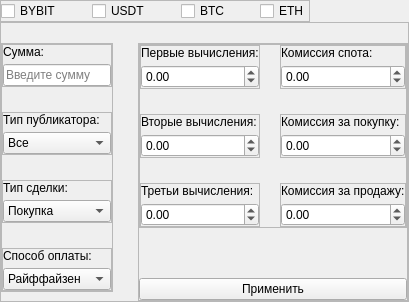
               <widget class="QWidget" name="bybit_page">
                <attribute name="icon">
                 <iconset resource="../resources.qrc">
                  <normaloff>:/images/img/Layer_1 0.png</normaloff>:/images/img/Layer_1 0.png</iconset>
                </attribute>
                <attribute name="title">
                 <string/>
                </attribute>
                <layout class="QVBoxLayout" name="verticalLayout_51">
                 <property name="spacing">
                  <number>0</number>
                 </property>
                 <property name="leftMargin">
                  <number>0</number>
                 </property>
                 <property name="topMargin">
                  <number>0</number>
                 </property>
                 <property name="rightMargin">
                  <number>0</number>
                 </property>
                 <property name="bottomMargin">
                  <number>0</number>
                 </property>
                 <item alignment="Qt::AlignLeft">
                  <widget class="QFrame" name="checkboxes_2">
                   <property name="minimumSize">
                    <size>
                     <width>0</width>
                     <height>0</height>
                    </size>
                   </property>
                   <property name="cursor">
                    <cursorShape>PointingHandCursor</cursorShape>
                   </property>
                   <property name="frameShape">
                    <enum>QFrame::StyledPanel</enum>
                   </property>
                   <property name="frameShadow">
                    <enum>QFrame::Raised</enum>
                   </property>
                   <layout class="QHBoxLayout" name="horizontalLayout_8">
                    <property name="spacing">
                     <number>30</number>
                    </property>
                    <property name="leftMargin">
                     <number>0</number>
                    </property>
                    <property name="topMargin">
                     <number>0</number>
                    </property>
                    <property name="rightMargin">
                     <number>0</number>
                    </property>
                    <property name="bottomMargin">
                     <number>0</number>
                    </property>
                    <item>
                     <widget class="QCheckBox" name="bybit_check">
                      <property name="cursor">
                       <cursorShape>PointingHandCursor</cursorShape>
                      </property>
                      <property name="text">
                       <string>BYBIT</string>
                      </property>
                     </widget>
                    </item>
                    <item>
                     <widget class="QCheckBox" name="usdt_check_2">
                      <property name="cursor">
                       <cursorShape>PointingHandCursor</cursorShape>
                      </property>
                      <property name="text">
                       <string>USDT</string>
                      </property>
                     </widget>
                    </item>
                    <item>
                     <widget class="QCheckBox" name="btc_check_2">
                      <property name="cursor">
                       <cursorShape>PointingHandCursor</cursorShape>
                      </property>
                      <property name="text">
                       <string>BTC</string>
                      </property>
                     </widget>
                    </item>
                    <item>
                     <widget class="QCheckBox" name="eth_check_2">
                      <property name="cursor">
                       <cursorShape>PointingHandCursor</cursorShape>
                      </property>
                      <property name="text">
                       <string>ETH</string>
                      </property>
                     </widget>
                    </item>
                   </layout>
                  </widget>
                 </item>
                 <item>
                  <widget class="QFrame" name="settings_2">
                   <property name="sizePolicy">
                    <sizepolicy hsizetype="Preferred" vsizetype="Expanding">
                     <horstretch>0</horstretch>
                     <verstretch>0</verstretch>
                    </sizepolicy>
                   </property>
                   <property name="frameShape">
                    <enum>QFrame::StyledPanel</enum>
                   </property>
                   <property name="frameShadow">
                    <enum>QFrame::Raised</enum>
                   </property>
                   <layout class="QHBoxLayout" name="horizontalLayout_9">
                    <property name="spacing">
                     <number>25</number>
                    </property>
                    <property name="leftMargin">
                     <number>0</number>
                    </property>
                    <property name="topMargin">
                     <number>20</number>
                    </property>
                    <property name="rightMargin">
                     <number>0</number>
                    </property>
                    <property name="bottomMargin">
                     <number>0</number>
                    </property>
                    <item alignment="Qt::AlignTop">
                     <widget class="QFrame" name="frame_10">
                      <property name="sizePolicy">
                       <sizepolicy hsizetype="Expanding" vsizetype="Preferred">
                        <horstretch>0</horstretch>
                        <verstretch>0</verstretch>
                       </sizepolicy>
                      </property>
                      <property name="frameShape">
                       <enum>QFrame::StyledPanel</enum>
                      </property>
                      <property name="frameShadow">
                       <enum>QFrame::Raised</enum>
                      </property>
                      <layout class="QVBoxLayout" name="verticalLayout_39">
                       <property name="spacing">
                        <number>25</number>
                       </property>
                       <property name="leftMargin">
                        <number>0</number>
                       </property>
                       <property name="topMargin">
                        <number>0</number>
                       </property>
                       <property name="rightMargin">
                        <number>0</number>
                       </property>
                       <property name="bottomMargin">
                        <number>0</number>
                       </property>
                       <item>
                        <widget class="QFrame" name="sum_container_3">
                         <property name="frameShape">
                          <enum>QFrame::StyledPanel</enum>
                         </property>
                         <property name="frameShadow">
                          <enum>QFrame::Raised</enum>
                         </property>
                         <layout class="QVBoxLayout" name="verticalLayout_40">
                          <property name="spacing">
                           <number>5</number>
                          </property>
                          <property name="leftMargin">
                           <number>0</number>
                          </property>
                          <property name="topMargin">
                           <number>0</number>
                          </property>
                          <property name="rightMargin">
                           <number>0</number>
                          </property>
                          <property name="bottomMargin">
                           <number>0</number>
                          </property>
                          <item>
                           <widget class="QLabel" name="sum_label_2">
                            <property name="text">
                             <string>Сумма:</string>
                            </property>
                           </widget>
                          </item>
                          <item>
                           <widget class="QLineEdit" name="sum_line_2">
                            <property name="text">
                             <string/>
                            </property>
                            <property name="placeholderText">
                             <string>Введите сумму</string>
                            </property>
                           </widget>
                          </item>
                         </layout>
                        </widget>
                       </item>
                       <item>
                        <widget class="QFrame" name="pub_container_2">
                         <property name="frameShape">
                          <enum>QFrame::StyledPanel</enum>
                         </property>
                         <property name="frameShadow">
                          <enum>QFrame::Raised</enum>
                         </property>
                         <layout class="QVBoxLayout" name="verticalLayout_41">
                          <property name="spacing">
                           <number>5</number>
                          </property>
                          <property name="leftMargin">
                           <number>0</number>
                          </property>
                          <property name="topMargin">
                           <number>0</number>
                          </property>
                          <property name="rightMargin">
                           <number>0</number>
                          </property>
                          <property name="bottomMargin">
                           <number>0</number>
                          </property>
                          <item>
                           <widget class="QLabel" name="pub_label_2">
                            <property name="text">
                             <string>Тип публикатора:</string>
                            </property>
                           </widget>
                          </item>
                          <item>
                           <widget class="QComboBox" name="pub_edit_2">
                            <property name="cursor">
                             <cursorShape>PointingHandCursor</cursorShape>
                            </property>
                            <item>
                             <property name="text">
                              <string>Все</string>
                             </property>
                            </item>
                            <item>
                             <property name="text">
                              <string>Мерчант</string>
                             </property>
                            </item>
                           </widget>
                          </item>
                         </layout>
                        </widget>
                       </item>
                       <item>
                        <widget class="QFrame" name="deal_container_2">
                         <property name="frameShape">
                          <enum>QFrame::StyledPanel</enum>
                         </property>
                         <property name="frameShadow">
                          <enum>QFrame::Raised</enum>
                         </property>
                         <layout class="QVBoxLayout" name="verticalLayout_42">
                          <property name="spacing">
                           <number>5</number>
                          </property>
                          <property name="leftMargin">
                           <number>0</number>
                          </property>
                          <property name="topMargin">
                           <number>0</number>
                          </property>
                          <property name="rightMargin">
                           <number>0</number>
                          </property>
                          <property name="bottomMargin">
                           <number>0</number>
                          </property>
                          <item>
                           <widget class="QLabel" name="deal_label_2">
                            <property name="text">
                             <string>Тип сделки:</string>
                            </property>
                           </widget>
                          </item>
                          <item>
                           <widget class="QComboBox" name="deal_edit_2">
                            <property name="cursor">
                             <cursorShape>PointingHandCursor</cursorShape>
                            </property>
                            <item>
                             <property name="text">
                              <string>Покупка</string>
                             </property>
                            </item>
                            <item>
                             <property name="text">
                              <string>Продажа</string>
                             </property>
                            </item>
                           </widget>
                          </item>
                         </layout>
                        </widget>
                       </item>
                       <item>
                        <widget class="QFrame" name="pay_container_2">
                         <property name="frameShape">
                          <enum>QFrame::StyledPanel</enum>
                         </property>
                         <property name="frameShadow">
                          <enum>QFrame::Raised</enum>
                         </property>
                         <layout class="QVBoxLayout" name="verticalLayout_43">
                          <property name="spacing">
                           <number>5</number>
                          </property>
                          <property name="leftMargin">
                           <number>0</number>
                          </property>
                          <property name="topMargin">
                           <number>0</number>
                          </property>
                          <property name="rightMargin">
                           <number>0</number>
                          </property>
                          <property name="bottomMargin">
                           <number>0</number>
                          </property>
                          <item>
                           <widget class="QLabel" name="pay_label_2">
                            <property name="text">
                             <string>Способ оплаты:</string>
                            </property>
                           </widget>
                          </item>
                          <item>
                           <widget class="QComboBox" name="pay_type_2">
                            <property name="cursor">
                             <cursorShape>PointingHandCursor</cursorShape>
                            </property>
                            <item>
                             <property name="text">
                              <string>Райффайзен</string>
                             </property>
                            </item>
                            <item>
                             <property name="text">
                              <string>Тинькофф</string>
                             </property>
                            </item>
                            <item>
                             <property name="text">
                              <string>Сбербанк</string>
                             </property>
                            </item>
                           </widget>
                          </item>
                         </layout>
                        </widget>
                       </item>
                      </layout>
                     </widget>
                    </item>
                    <item alignment="Qt::AlignTop">
                     <widget class="QFrame" name="frame_11">
                      <property name="sizePolicy">
                       <sizepolicy hsizetype="Expanding" vsizetype="Preferred">
                        <horstretch>0</horstretch>
                        <verstretch>0</verstretch>
                       </sizepolicy>
                      </property>
                      <property name="frameShape">
                       <enum>QFrame::StyledPanel</enum>
                      </property>
                      <property name="frameShadow">
                       <enum>QFrame::Raised</enum>
                      </property>
                      <layout class="QVBoxLayout" name="verticalLayout_44">
                       <property name="spacing">
                        <number>50</number>
                       </property>
                       <property name="leftMargin">
                        <number>0</number>
                       </property>
                       <property name="topMargin">
                        <number>0</number>
                       </property>
                       <property name="rightMargin">
                        <number>0</number>
                       </property>
                       <property name="bottomMargin">
                        <number>0</number>
                       </property>
                       <item>
                        <widget class="QFrame" name="frame_12">
                         <property name="frameShape">
                          <enum>QFrame::StyledPanel</enum>
                         </property>
                         <property name="frameShadow">
                          <enum>QFrame::Raised</enum>
                         </property>
                         <layout class="QGridLayout" name="gridLayout_2">
                          <property name="leftMargin">
                           <number>0</number>
                          </property>
                          <property name="topMargin">
                           <number>0</number>
                          </property>
                          <property name="rightMargin">
                           <number>0</number>
                          </property>
                          <property name="bottomMargin">
                           <number>0</number>
                          </property>
                          <property name="horizontalSpacing">
                           <number>20</number>
                          </property>
                          <property name="verticalSpacing">
                           <number>25</number>
                          </property>
                          <item row="0" column="0">
                           <widget class="QFrame" name="frame_13">
                            <property name="frameShape">
                             <enum>QFrame::StyledPanel</enum>
                            </property>
                            <property name="frameShadow">
                             <enum>QFrame::Raised</enum>
                            </property>
                            <layout class="QVBoxLayout" name="verticalLayout_45">
                             <property name="spacing">
                              <number>5</number>
                             </property>
                             <property name="leftMargin">
                              <number>0</number>
                             </property>
                             <property name="topMargin">
                              <number>0</number>
                             </property>
                             <property name="rightMargin">
                              <number>0</number>
                             </property>
                             <property name="bottomMargin">
                              <number>0</number>
                             </property>
                             <item>
                              <widget class="QLabel" name="label_25">
                               <property name="text">
                                <string>Первые вычисления:</string>
                               </property>
                              </widget>
                             </item>
                             <item>
                              <widget class="QDoubleSpinBox" name="first_math_2">
                               <property name="minimum">
                                <double>-100.000000000000000</double>
                               </property>
                               <property name="maximum">
                                <double>100.000000000000000</double>
                               </property>
                               <property name="singleStep">
                                <double>0.050000000000000</double>
                               </property>
                              </widget>
                             </item>
                            </layout>
                           </widget>
                          </item>
                          <item row="0" column="1">
                           <widget class="QFrame" name="frame_14">
                            <property name="frameShape">
                             <enum>QFrame::StyledPanel</enum>
                            </property>
                            <property name="frameShadow">
                             <enum>QFrame::Raised</enum>
                            </property>
                            <layout class="QVBoxLayout" name="verticalLayout_46">
                             <property name="spacing">
                              <number>5</number>
                             </property>
                             <property name="leftMargin">
                              <number>0</number>
                             </property>
                             <property name="topMargin">
                              <number>0</number>
                             </property>
                             <property name="rightMargin">
                              <number>0</number>
                             </property>
                             <property name="bottomMargin">
                              <number>0</number>
                             </property>
                             <item>
                              <widget class="QLabel" name="label_26">
                               <property name="text">
                                <string>Комиссия спота:</string>
                               </property>
                              </widget>
                             </item>
                             <item>
                              <widget class="QDoubleSpinBox" name="comm_spot_2">
                               <property name="minimum">
                                <double>-100.000000000000000</double>
                               </property>
                               <property name="maximum">
                                <double>100.000000000000000</double>
                               </property>
                               <property name="singleStep">
                                <double>0.050000000000000</double>
                               </property>
                              </widget>
                             </item>
                            </layout>
                           </widget>
                          </item>
                          <item row="1" column="0">
                           <widget class="QFrame" name="frame_15">
                            <property name="frameShape">
                             <enum>QFrame::StyledPanel</enum>
                            </property>
                            <property name="frameShadow">
                             <enum>QFrame::Raised</enum>
                            </property>
                            <layout class="QVBoxLayout" name="verticalLayout_47">
                             <property name="spacing">
                              <number>5</number>
                             </property>
                             <property name="leftMargin">
                              <number>0</number>
                             </property>
                             <property name="topMargin">
                              <number>0</number>
                             </property>
                             <property name="rightMargin">
                              <number>0</number>
                             </property>
                             <property name="bottomMargin">
                              <number>0</number>
                             </property>
                             <item>
                              <widget class="QLabel" name="label_27">
                               <property name="text">
                                <string>Вторые вычисления:</string>
                               </property>
                              </widget>
                             </item>
                             <item>
                              <widget class="QDoubleSpinBox" name="second_math_2">
                               <property name="minimum">
                                <double>-100.000000000000000</double>
                               </property>
                               <property name="maximum">
                                <double>100.000000000000000</double>
                               </property>
                               <property name="singleStep">
                                <double>0.050000000000000</double>
                               </property>
                              </widget>
                             </item>
                            </layout>
                           </widget>
                          </item>
                          <item row="1" column="1">
                           <widget class="QFrame" name="frame_16">
                            <property name="frameShape">
                             <enum>QFrame::StyledPanel</enum>
                            </property>
                            <property name="frameShadow">
                             <enum>QFrame::Raised</enum>
                            </property>
                            <layout class="QVBoxLayout" name="verticalLayout_48">
                             <property name="spacing">
                              <number>5</number>
                             </property>
                             <property name="leftMargin">
                              <number>0</number>
                             </property>
                             <property name="topMargin">
                              <number>0</number>
                             </property>
                             <property name="rightMargin">
                              <number>0</number>
                             </property>
                             <property name="bottomMargin">
                              <number>0</number>
                             </property>
                             <item>
                              <widget class="QLabel" name="label_28">
                               <property name="text">
                                <string>Комиссия за покупку:</string>
                               </property>
                              </widget>
                             </item>
                             <item>
                              <widget class="QDoubleSpinBox" name="comm_buy_2">
                               <property name="minimum">
                                <double>-100.000000000000000</double>
                               </property>
                               <property name="maximum">
                                <double>100.000000000000000</double>
                               </property>
                               <property name="singleStep">
                                <double>0.050000000000000</double>
                               </property>
                              </widget>
                             </item>
                            </layout>
                           </widget>
                          </item>
                          <item row="2" column="0">
                           <widget class="QFrame" name="frame_17">
                            <property name="frameShape">
                             <enum>QFrame::StyledPanel</enum>
                            </property>
                            <property name="frameShadow">
                             <enum>QFrame::Raised</enum>
                            </property>
                            <layout class="QVBoxLayout" name="verticalLayout_49">
                             <property name="spacing">
                              <number>5</number>
                             </property>
                             <property name="leftMargin">
                              <number>0</number>
                             </property>
                             <property name="topMargin">
                              <number>0</number>
                             </property>
                             <property name="rightMargin">
                              <number>0</number>
                             </property>
                             <property name="bottomMargin">
                              <number>0</number>
                             </property>
                             <item>
                              <widget class="QLabel" name="label_33">
                               <property name="text">
                                <string>Третьи вычисления:</string>
                               </property>
                              </widget>
                             </item>
                             <item>
                              <widget class="QDoubleSpinBox" name="third_math_2">
                               <property name="minimum">
                                <double>-100.000000000000000</double>
                               </property>
                               <property name="maximum">
                                <double>100.000000000000000</double>
                               </property>
                               <property name="singleStep">
                                <double>0.050000000000000</double>
                               </property>
                              </widget>
                             </item>
                            </layout>
                           </widget>
                          </item>
                          <item row="2" column="1">
                           <widget class="QFrame" name="frame_18">
                            <property name="frameShape">
                             <enum>QFrame::StyledPanel</enum>
                            </property>
                            <property name="frameShadow">
                             <enum>QFrame::Raised</enum>
                            </property>
                            <layout class="QVBoxLayout" name="verticalLayout_50">
                             <property name="spacing">
                              <number>5</number>
                             </property>
                             <property name="leftMargin">
                              <number>0</number>
                             </property>
                             <property name="topMargin">
                              <number>0</number>
                             </property>
                             <property name="rightMargin">
                              <number>0</number>
                             </property>
                             <property name="bottomMargin">
                              <number>0</number>
                             </property>
                             <item>
                              <widget class="QLabel" name="label_34">
                               <property name="text">
                                <string>Комиссия за продажу:</string>
                               </property>
                              </widget>
                             </item>
                             <item>
                              <widget class="QDoubleSpinBox" name="comm_sale_2">
                               <property name="minimum">
                                <double>-100.000000000000000</double>
                               </property>
                               <property name="maximum">
                                <double>100.000000000000000</double>
                               </property>
                               <property name="singleStep">
                                <double>0.050000000000000</double>
                               </property>
                              </widget>
                             </item>
                            </layout>
                           </widget>
                          </item>
                         </layout>
                        </widget>
                       </item>
                       <item>
                        <widget class="QPushButton" name="submit_btn_2">
                         <property name="minimumSize">
                          <size>
                           <width>76</width>
                           <height>0</height>
                          </size>
                         </property>
                         <property name="cursor">
                          <cursorShape>PointingHandCursor</cursorShape>
                         </property>
                         <property name="styleSheet">
                          <string notr="true">font: 15px &quot;Manrope&quot;;</string>
                         </property>
                         <property name="text">
                          <string>Применить</string>
                         </property>
                        </widget>
                       </item>
                      </layout>
                     </widget>
                    </item>
                   </layout>
                  </widget>
                 </item>
                </layout>
               </widget>
